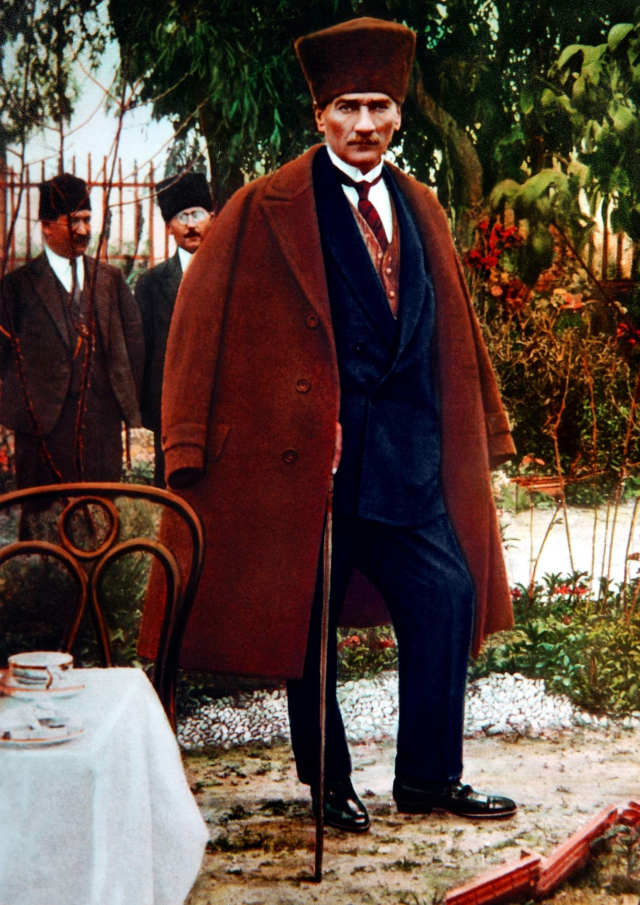
#> input picture trk.jpg, 1280 x 1810 px, found by its file name (shown at 1/2 size)
$ python 'Histogram Equalization image.py'
#> lines starting #> are read from the running program, lines starting #| are printed output that depends on the picture
import cv2
import matplotlib.pyplot as plt

img = cv2.imread("C:/Users/Emre/Pictures/taskimage/trk.jpg",0)
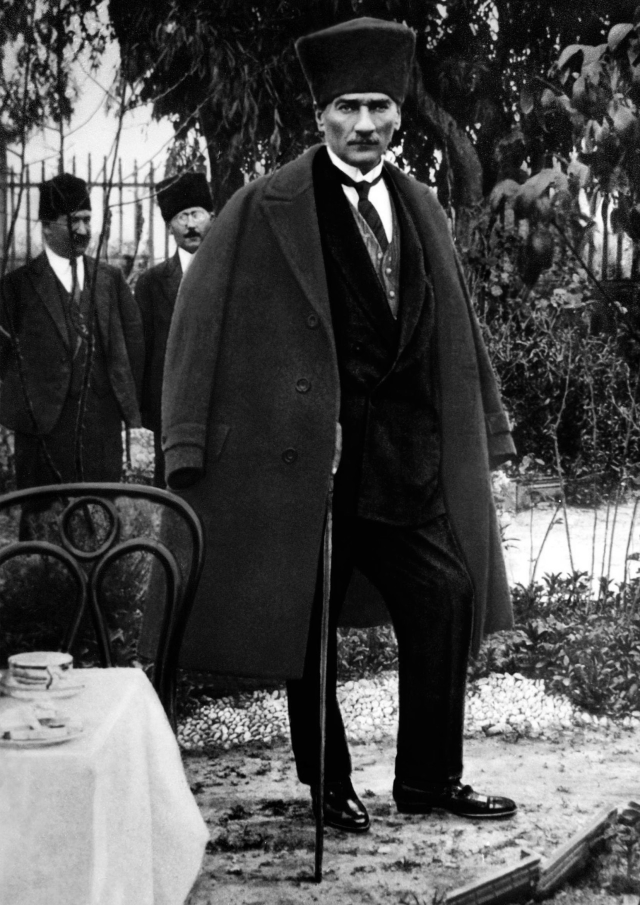
#> img: shape (1810, 1280) (shown at 1/2 size); min 0, max 255, mean 76.5
hist1 = cv2.calcHist([img],[0],None,[256],[0,256])
#> hist1 = 256 values, max 67251 at index 3, min 2052 at index 248, mean 9050
img_2 = cv2.equalizeHist(img)
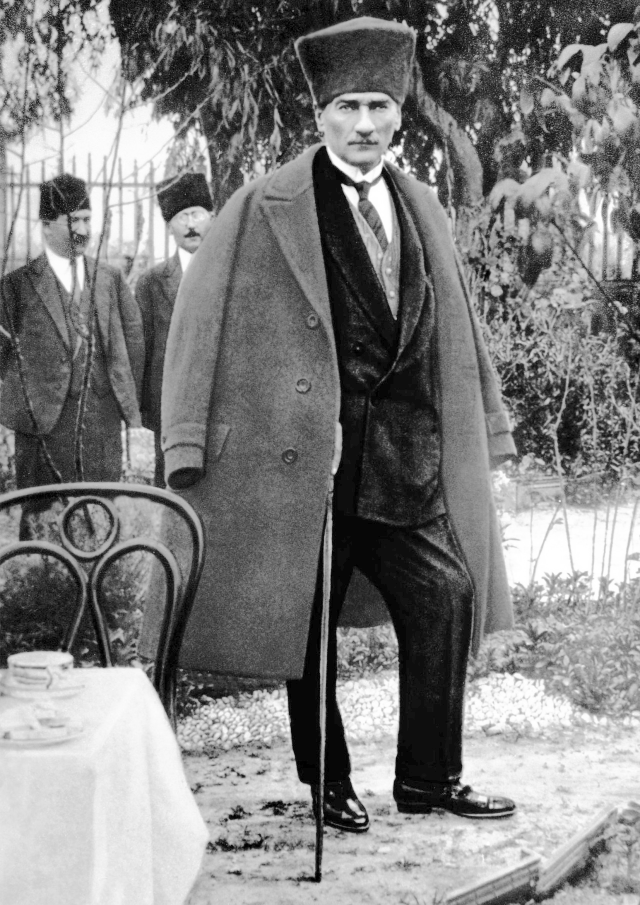
#> img_2: shape (1810, 1280) (shown at 1/2 size); min 0, max 255, mean 128.5
hist2 = cv2.calcHist([img_2],[0],None,[256],[0,256])
#> hist2 = 256 values, max 67251 at index 14, min 0 at index 2, mean 9050
plt.subplot(221),plt.imshow(img);
plt.subplot(222),plt.plot(hist1);
plt.subplot(223),plt.imshow(img_2);
plt.subplot(224),plt.plot(hist2);
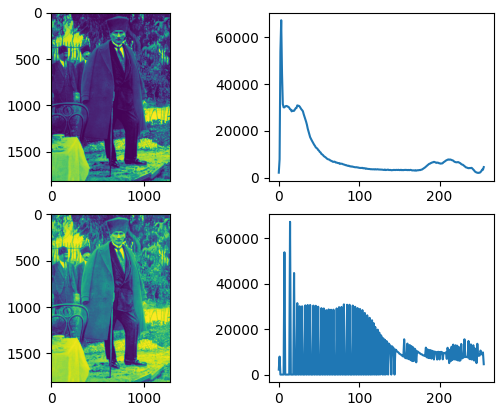
#> figure drawn by matplotlib, 4 panels; panel 2: curve peaks at x = 3, y = 67251; panel 4: curve peaks at x = 14, y = 67251

$ run again, with image.webp saved as trk.jpg
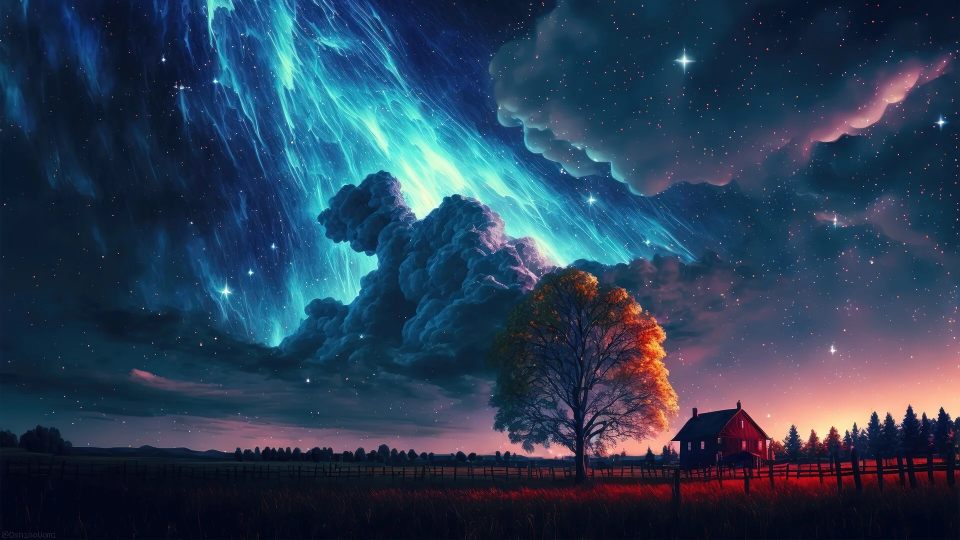
#> input picture image.webp, 1920 x 1080 px, found by its file name (shown at 1/2 size)
#> hist1 = 256 values, max 40927 at index 31, min 14 at index 254, mean 8100
#> `img_2 = cv2.equalizeHist(img)`:
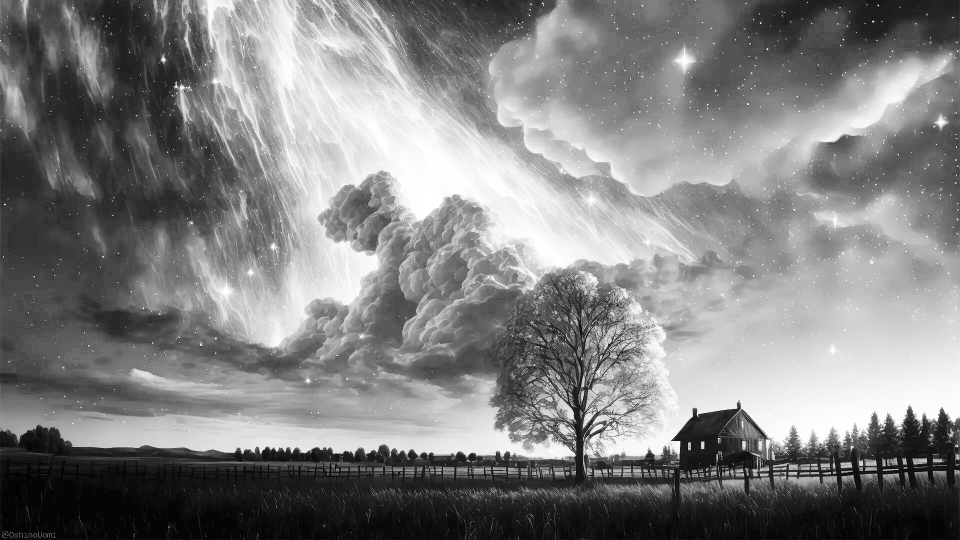
#> img_2: shape (1080, 1920) (shown at 1/2 size); min 0, max 255, mean 128.8
#> hist2 = 256 values, max 40927 at index 76, min 0 at index 2, mean 8100
#> `plt.subplot(224),plt.plot(hist2);`:
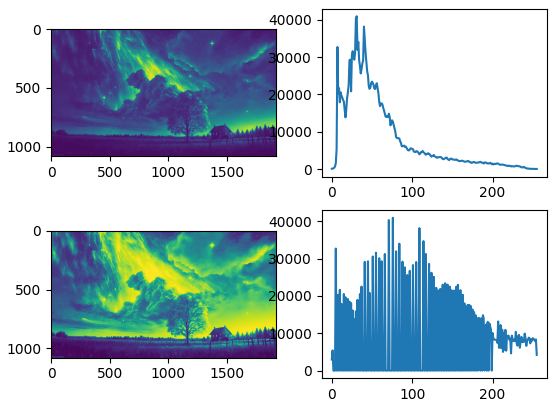
#> figure drawn by matplotlib, 4 panels; panel 2: curve peaks at x = 31, y = 40927; panel 4: curve peaks at x = 76, y = 40927
